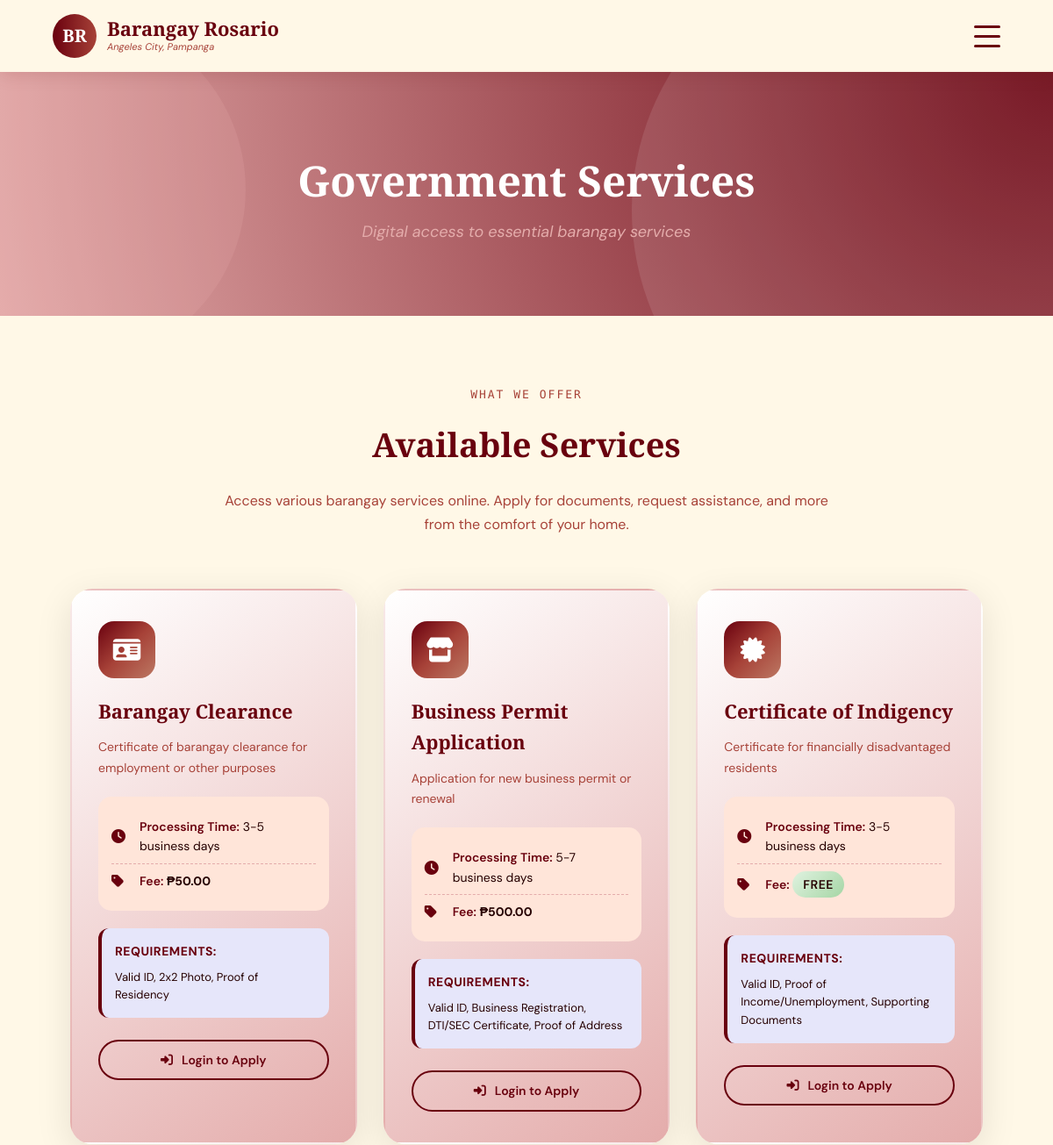
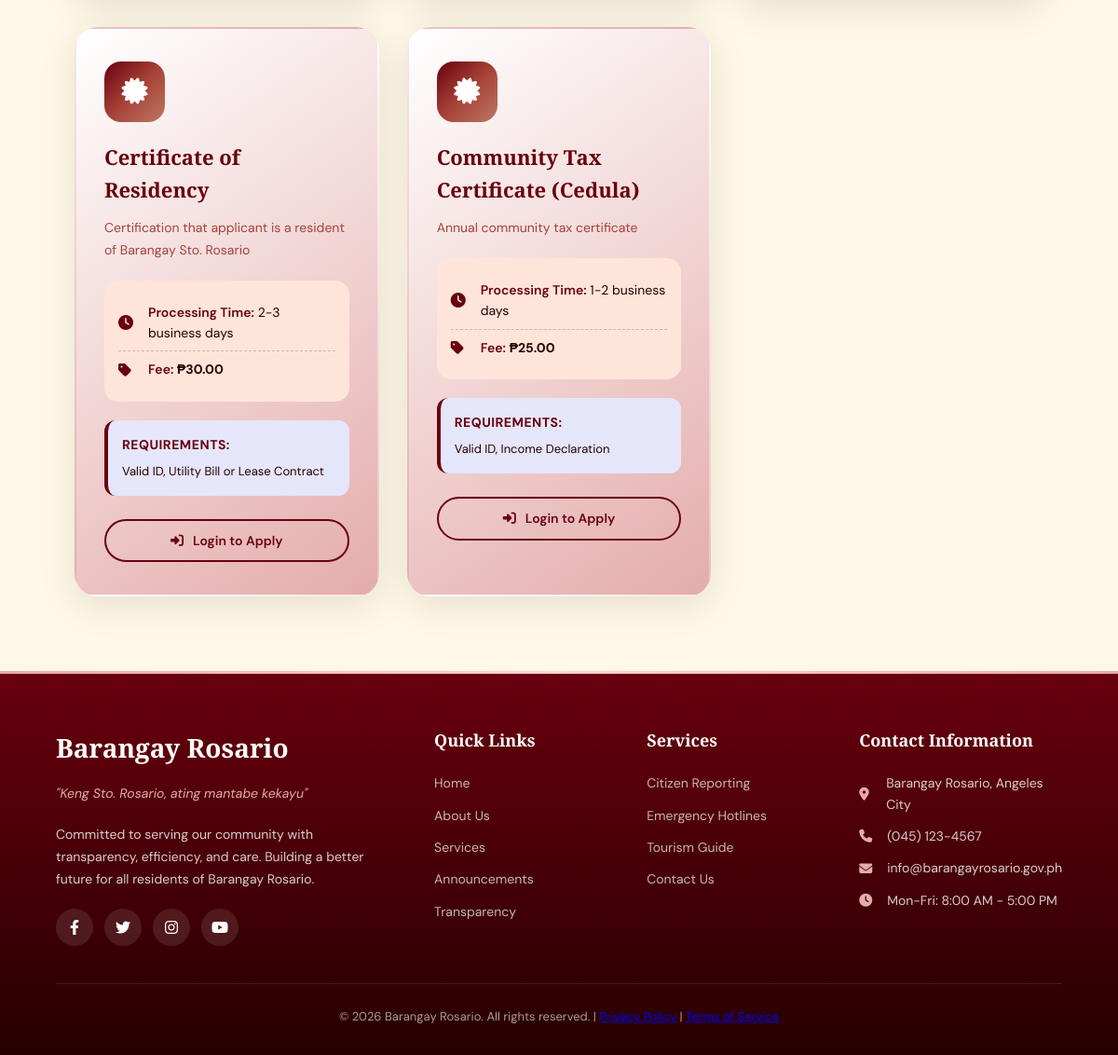
/services.php, run on the app's committed database (2 pictures, top to bottom).
### tables this page shows
CREATE TABLE services (
    service_id INT PRIMARY KEY AUTO_INCREMENT,
    service_code VARCHAR(50) UNIQUE NOT NULL,
    service_name VARCHAR(255) NOT NULL,
    description TEXT,
    requirements TEXT,
    procedures TEXT,
    processing_time VARCHAR(100),
    fee DECIMAL(10, 2) DEFAULT 0.00,
    is_free BOOLEAN DEFAULT TRUE,
    category ENUM('Permit', 'Clearance', 'Certificate', 'Registry', 'Tax', 'Other') NOT NULL,
    online_available BOOLEAN DEFAULT TRUE,
    is_active BOOLEAN DEFAULT TRUE,
    created_at TIMESTAMP DEFAULT CURRENT_TIMESTAMP,
    INDEX idx_service_code (service_code),
    INDEX idx_category (category),
    INDEX idx_is_active (is_active)
);

### includes/db-connection.php (called while the page is built, shortened)
<?php
$options = [
    PDO::ATTR_ERRMODE            => PDO::ERRMODE_EXCEPTION,
    PDO::ATTR_DEFAULT_FETCH_MODE => PDO::FETCH_ASSOC,
    PDO::ATTR_EMULATE_PREPARES   => false,
];
try {
    $dsn = "mysql:host=" . DB_HOST . ";dbname=" . DB_NAME . ";charset=" . DB_CHARSET;
    $pdo = new PDO($dsn, DB_USER, DB_PASS, $options);
} catch (PDOException $e) {
    error_log("Database Connection Error: " . $e->getMessage());
    $pdo = null;
}
function dbQuery($sql, $params = []) {
    global $pdo;
    try {
        $stmt = $pdo->prepare($sql);
        $stmt->execute($params);
        return $stmt->fetchAll();
    } catch (PDOException $e) {
        error_log("Query Error: " . $e->getMessage());
        return [];
    }
}
function fetchAll($pdo, $sql, $params = []) {
    return dbQuery($sql, $params);
}
?>

### includes/session-check.php (called while the page is built, shortened)
<?php
function isLoggedIn() { return isset($_SESSION['user_logged_in']) && $_SESSION['user_logged_in'] === true; }

### services.php (the view, shortened to what this page needs)
<?php
require_once 'includes/db-connection.php';
require_once 'includes/session-check.php';
include 'includes/header.php';
$services = fetchAll($pdo, "SELECT * FROM services WHERE is_active = 1 ORDER BY service_name");
?>
<div class="page-content">
    <section class="hero page-hero">
        <div class="hero-content">
            <div class="hero-text">
                <h1>Government Services</h1>
                <p class="tagline">Digital access to essential barangay services</p>
            </div>
        </div>
    </section>
    <section class="section">
        <div class="container">
            <div class="section-header">
                <span class="section-label">WHAT WE OFFER</span>
                <h2 class="section-title">Available Services</h2>
                <p class="section-subtitle">
                    Access various barangay services online. Apply for documents,
                    request assistance, and more from the comfort of your home.
                </p>
            </div>
            <?php if (empty($services)): ?>
                <div class="alert alert-info">
                    <i class="fas fa-info-circle"></i>
                    No services are currently available. Please check back later.
                </div>
            <?php else: ?>
                <div class="services-grid">
                    <?php foreach ($services as $service): ?>
                        <div class="service-card">
                            <div class="service-icon">
                                <?php
                                $icon = 'fa-file-alt';
                                $service_name_lower = strtolower($service['service_name']);
                                if (strpos($service_name_lower, 'clearance') !== false) {
                                    $icon = 'fa-id-card';
                                } elseif (strpos($service_name_lower, 'certificate') !== false) {
                                    $icon = 'fa-certificate';
                                } elseif (strpos($service_name_lower, 'indigency') !== false) {
                                    $icon = 'fa-hand-holding-heart';
                                } elseif (strpos($service_name_lower, 'business') !== false) {
                                    $icon = 'fa-store';
                                } elseif (strpos($service_name_lower, 'residency') !== false) {
                                    $icon = 'fa-home';
                                } elseif (strpos($service_name_lower, 'assistance') !== false) {
                                    $icon = 'fa-hands-helping';
                                }
                                ?>
                                <i class="fas <?php echo $icon; ?>"></i>
                            </div>
                            <h3 class="service-title"><?php echo htmlspecialchars($service['service_name']); ?></h3>
                            <p class="service-desc">
                                <?php echo htmlspecialchars($service['description']); ?>
                            </p>
                            <div class="service-details">
                                <div class="service-detail-item">
                                    <i class="fas fa-clock"></i>
                                    <span>
                                        <strong>Processing Time:</strong>
                                        <?php echo htmlspecialchars($service['processing_time']); ?>
                                    </span>
                                </div>
                                <div class="service-detail-item">
                                    <i class="fas fa-tag"></i>
                                    <span>
                                        <strong>Fee:</strong>
                                        <?php if ($service['is_free']): ?>
                                            <span class="free-badge">Free</span>
                                        <?php else: ?>
                                            <span class="fee-amount">₱<?php echo number_format($service['fee'], 2); ?></span>
                                        <?php endif; ?>
                                    </span>
                                </div>
                            </div>
                            <?php if (!empty($service['requirements'])): ?>
                                <div class="service-requirements">
                                    <strong>Requirements:</strong>
                                    <p><?php echo nl2br(htmlspecialchars($service['requirements'])); ?></p>
                                </div>
                            <?php endif; ?>
                            <div class="service-action">
                                <?php if (isLoggedIn()): ?>
                                    <a href="apply-service.php?id=<?php echo $service['service_id']; ?>"
                                       class="btn-primary service-apply-btn">
                                        <i class="fas fa-paper-plane"></i>
                                        Apply Online
                                    </a>
                                <?php else: ?>
                                    <a href="login.php?redirect=services"
                                       class="btn-outline service-login-btn">
                                        <i class="fas fa-sign-in-alt"></i>
                                        Login to Apply
                                    </a>
                                <?php endif; ?>
                            </div>
                        </div>
                    <?php endforeach; ?>
                </div>
            <?php endif; ?>
        </div>
    </section>
</div>
<?php include 'includes/footer.php'; ?>

### includes/header.php (shortened to what this page needs)
<!DOCTYPE html>
<html lang="en">
<head>
    <link rel="stylesheet" href="<?php echo BASE_URL; ?>/assets/css/styles.css">
    <link rel="stylesheet" href="https://cdnjs.cloudflare.com/ajax/libs/font-awesome/6.4.0/css/all.min.css">
</head>
<body>
<?php include __DIR__ . '/navbar.php'; ?>

### includes/navbar.php (shortened to what this page needs)
<nav class="navbar">
    <a href="<?php echo BASE_URL; ?>/index.php" class="nav-brand">
        <div class="nav-logo">BR</div>
        <div class="nav-brand-text">
            <h1>Barangay Rosario</h1>
            <p>Angeles City, Pampanga</p>
        </div>
    </a>
    <button class="hamburger" id="hamburger" aria-label="Toggle menu">
        <span></span>
        <span></span>
        <span></span>
    </button>
</nav>
<link rel="stylesheet" href="https://cdnjs.cloudflare.com/ajax/libs/font-awesome/6.4.0/css/all.min.css">

### includes/footer.php (shortened to what this page needs)
<footer>
    <div class="footer-content">
        <div class="footer-brand">
            <h3>Barangay Rosario</h3>
            <p class="tagline">"Keng Sto. Rosario, ating mantabe kekayu"</p>
            <p>Committed to serving our community with transparency, efficiency, and care. Building a better future for all residents of Barangay Rosario.</p>
            <div class="social-links">
                <a href="#" title="Facebook"><i class="fab fa-facebook-f"></i></a>
                <a href="#" title="Twitter"><i class="fab fa-twitter"></i></a>
                <a href="#" title="Instagram"><i class="fab fa-instagram"></i></a>
                <a href="#" title="YouTube"><i class="fab fa-youtube"></i></a>
            </div>
        </div>
        <div class="footer-col">
            <h4>Quick Links</h4>
            <a href="<?php echo BASE_URL; ?>/index.php">Home</a>
            <a href="<?php echo BASE_URL; ?>/about.php">About Us</a>
            <a href="<?php echo BASE_URL; ?>/services.php">Services</a>
            <a href="<?php echo BASE_URL; ?>/updates.php">Announcements</a>
            <a href="<?php echo BASE_URL; ?>/transparency.php">Transparency</a>
        </div>
        <div class="footer-col">
            <h4>Services</h4>
            <a href="<?php echo BASE_URL; ?>/report.php">Citizen Reporting</a>
            <a href="<?php echo BASE_URL; ?>/emergency.php">Emergency Hotlines</a>
            <a href="<?php echo BASE_URL; ?>/tourism.php">Tourism Guide</a>
            <a href="<?php echo BASE_URL; ?>/contact.php">Contact Us</a>
        </div>
        <div class="footer-col footer-contact">
            <h4>Contact Information</h4>
            <p><i class="fas fa-map-marker-alt"></i> Barangay Rosario, Angeles City</p>
            <p><i class="fas fa-phone"></i> (045) 123-4567</p>
            <p><i class="fas fa-envelope"></i> info@barangayrosario.gov.ph</p>
            <p><i class="fas fa-clock"></i> Mon-Fri: 8:00 AM - 5:00 PM</p>
        </div>
    </div>
    <div class="footer-bottom">
        <p>&copy; <?php echo date('Y'); ?> Barangay Rosario. All rights reserved. | <a href="<?php echo BASE_URL; ?>/privacy.php">Privacy Policy</a> | <a href="<?php echo BASE_URL; ?>/terms.php">Terms of Service</a></p>
    </div>
</footer>
</body>
</html>

### data on the page
services: service_name "Barangay Clearance", description "Certificate of barangay clearance for employment or other purposes", processing_time "3-5 business days", fee "50.00", requirements "Valid ID, 2x2 Photo, Proof of Residency"
services: service_name "Business Permit Application", description "Application for new business permit or renewal", processing_time "5-7 business days", fee "500.00", requirements "Valid ID, Business Registration, DTI/SEC Certificate, Proof of Address"
services: service_name "Certificate of Indigency", description "Certificate for financially disadvantaged residents", processing_time "3-5 business days", is_free "FREE", requirements "Valid ID, Proof of Income/Unemployment, Supporting Documents"
services: service_name "Certificate of Residency", description "Certification that applicant is a resident of Barangay Sto. Rosario", processing_time "2-3 business days", fee "30.00", requirements "Valid ID, Utility Bill or Lease Contract"
services: service_name "Community Tax Certificate (Cedula)", description "Annual community tax certificate", processing_time "1-2 business days", fee "25.00", requirements "Valid ID, Income Declaration"
